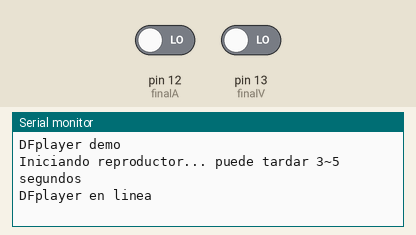
Recording of a program running on a simulated Arduino Mega 2560, built with avr-gcc and run on an emulated ATmega2560. On the bench: the last lines printed to the serial monitor. Inputs (shaded band) come from the test bench; at power-on: pin 12 (finalA) LOW, pin 13 (finalV) LOW. Random numbers use the default seed unless the program sets one; the audio player accepts every command and is not drawn.

Above: at 1.7 s.
1.8 s: pin 12 (finalA) driven HIGH
At 2.3 s:
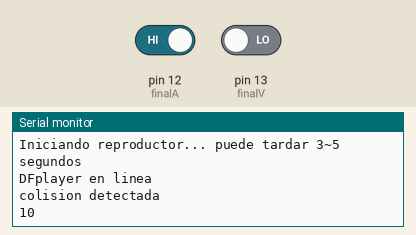
3.3 s: pin 13 (finalV) driven HIGH
At 4.7 s:
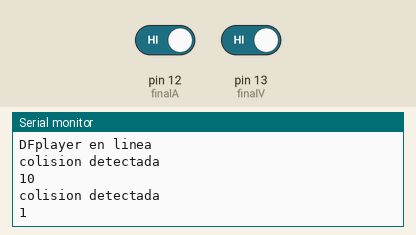

Measured:
- after the input at 1.8 s, the serial monitor: prints a new line at once (image 1)
- after the input at 3.3 s, the serial monitor: prints a new line at once (image 2)

The program:

main.cpp
```cpp
#include <Arduino.h>             // |---> incluir bilbiotecas necesarias
#include <SoftwareSerial.h>      // |
#include <DFRobotDFPlayerMini.h> // |

#define finalA 12 //pin del final azul
#define finalV 13 //pin del final verde
#define playerRX 10 //pin del RX del df player
#define playerTX 11 //pin del TX del df player

int EstadoV = 0; //Estado del final de carrera pin verde
int EstadoA = 0; //Estado del final de carrera pin azul
int UltEstadoV = LOW; //Ultimo estado del final verde
int UltEstadoA = LOW; //Ultimo estado del final azul
int numeroCanciones = 12;

SoftwareSerial mySoftwareSerial(playerRX, playerTX); //crear un serial de software para los pines del dfplayer(RX,TX)
DFRobotDFPlayerMini myDFPlayer; //genera un objeto que es el reproductor de sonido
void printDetail(uint8_t type, int value);

void setup() {
  mySoftwareSerial.begin(9600); //serial 9600 para mandar instrucciones al reproductor dfplayer
  Serial.begin(115200); //serial 115200 para las impresiones y monitoreo
  Serial.println("DFplayer demo");
  Serial.println("Iniciando reproductor... puede tardar 3~5 segundos");

  if (!myDFPlayer.begin(mySoftwareSerial)) {  //Use softwareSerial to communicate with mp3.

    Serial.println(F("Unable to begin:"));                 // |---> comprobar que el mp3 esta en linea (opcional)
    Serial.println(F("1.Please recheck the connection!")); // |
    Serial.println(F("2.Please insert the SD card!"));     // |

    while (true){delay(0);}
  }
  Serial.println("DFplayer en linea");

  myDFPlayer.setTimeOut(500); //colocar el tiempo de espera del reproductor
  myDFPlayer.volume(30); //volumen del reproductor (max 30)

  pinMode(finalA, INPUT); // |---> modo de los pines de entrada
  pinMode(finalV, INPUT); // |
}

void loop() {
  EstadoA = digitalRead(finalA); // |---> Leer estado de los pines
  EstadoV = digitalRead(finalV); // |

  int randomInt = 0;
  randomInt = random(1,numeroCanciones+1); //elige un numero aleatorio

  if(myDFPlayer.available()){
    printDetail(myDFPlayer.readType(),myDFPlayer.read());
  }

  //comprueba si ha habido una colision con cualquiera de los finales de carrera
  if(EstadoA != UltEstadoA && EstadoA == HIGH){
    myDFPlayer.play(randomInt);
    Serial.println("colision detectada");
    Serial.println(randomInt);
    delay(100);
  }

  if(EstadoV != UltEstadoV && EstadoV == HIGH){
    myDFPlayer.play(randomInt); //reproduce una cancion elegida por el random
    Serial.println("colision detectada");
    Serial.println(randomInt);
    delay(100);
  }

    UltEstadoA = EstadoA;
    UltEstadoV = EstadoV;
}

void printDetail(uint8_t type, int value){
  switch (type) {
    case TimeOut:
      Serial.println(F("Time Out!"));
      break;
    case WrongStack:
      Serial.println(F("Stack Wrong!"));
      break;
    case DFPlayerCardInserted:
      Serial.println(F("Card Inserted!"));
      break;
    case DFPlayerCardRemoved:
      Serial.println(F("Card Removed!"));
      break;
    case DFPlayerCardOnline:
      Serial.println(F("Card Online!"));
      break;
    case DFPlayerUSBInserted:
      Serial.println("USB Inserted!");
      break;
    case DFPlayerUSBRemoved:
      Serial.println("USB Removed!");
      break;
    case DFPlayerPlayFinished:
      Serial.print(F("Number:"));
      Serial.print(value);
      Serial.println(F(" Play Finished!"));
      break;
    case DFPlayerError:
      Serial.print(F("DFPlayerError:"));
      switch (value) {
        case Busy:
          Serial.println(F("Card not found"));
          break;
        case Sleeping:
          Serial.println(F("Sleeping"));
          break;
        case SerialWrongStack:
          Serial.println(F("Get Wrong Stack"));
          break;
        case CheckSumNotMatch:
          Serial.println(F("Check Sum Not Match"));
          break;
        case FileIndexOut:
          Serial.println(F("File Index Out of Bound"));
          break;
        case FileMismatch:
          Serial.println(F("Cannot Find File"));
          break;
        case Advertise:
          Serial.println(F("In Advertise"));
          break;
        default:
          break;
      }
      break;
    default:
      break;
  }
} //genera una funcion que no hace nada pero es requerida su existencia
```
